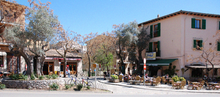
%> input picture Coursework_2/images/townNoisy_sigma5.png, 220 x 97 px, shrunk from 769 x 338 before the run; the run also reads 1 picture not shown here
$ octave coursework_Image_Gen.m   (GNU Octave 9; MATLAB toolbox functions it lacks are replaced by stand-ins)
%> lines starting %> are read from the running program, lines starting %| are printed output that depends on the picture
### Coursework_2/nonLocalMeans.m
function [result] = nonLocalMeans(image, sigma, h, patchSize, windowSize)

[paddedImage, paddingSize] = padImage(image, windowSize, patchSize);
%imshow(paddedImage);

[setOfOffsets, numberOfOffsets] = getSetOfOffsets(windowSize);
[lowerPatchOffset, upperPatchOffset] = getSetOfPatchOffsets(patchSize);

newImage = double(zeros(size(paddedImage)));
[paddedWidth,paddedHeight, ~] = size(paddedImage);
weightSumImage = double(zeros(paddedWidth,paddedHeight,1));

[imageWidth, imageHeight, ~] = size(image);
for windowXOffsetIndex = 1 : numberOfOffsets
    for windowYOffsetIndex = 1 : numberOfOffsets %Loops through window offsets.
        windowXOffset = setOfOffsets(windowXOffsetIndex);
        windowYOffset = setOfOffsets(windowYOffsetIndex);
        differenceImage = getDifferenceImage(paddedImage, windowXOffset, windowYOffset);
        integralImage = computeIntegralImage(differenceImage);
        disp(['Integral Image: ', num2str(windowYOffsetIndex + ((windowXOffsetIndex-1)*numberOfOffsets)), ' out of:',...
            num2str(numberOfOffsets*numberOfOffsets)]);
        for x = paddingSize-1 : imageWidth+paddingSize-1
            for y = paddingSize-1 : imageHeight+paddingSize-1 %Loops through every pixel in the image.
                patchLowerXPosition = x- lowerPatchOffset;
                patchLowerYPosition = y- lowerPatchOffset;
                patchUpperXPosition = x+ upperPatchOffset;
                patchUpperYPosition = y+ upperPatchOffset;

                patchDistance = getSumOfPatch(integralImage, patchLowerXPosition, patchLowerYPosition, patchUpperXPosition, patchUpperYPosition);

                pixelWeight = computeWeighting(patchDistance, h, sigma, patchSize);
                originalImageSample = paddedImage(x+windowXOffset,y+windowYOffset, :);
                weightedPixel = double(originalImageSample) * pixelWeight;
                newPixel = (newImage(x,y,:) + weightedPixel);
                newImage(x,y,:) = newPixel(:);
                weightSumImage(x,y) = weightSumImage(x,y) + pixelWeight;
            end
        end
    end
end

newImageInt = zeros(size(image), 'double');

for x = paddingSize : imageWidth+paddingSize-1
    for y = paddingSize : imageHeight+paddingSize-1
        currentNewImageSample = newImage(x,y,:);
        currentWeightSum = weightSumImage(x,y);
        currentNewImageSample = currentNewImageSample / currentWeightSum;
        newImageInt(x-paddingSize+1,y-paddingSize+1,:) = (currentNewImageSample(:));
    end
end
%imshow(newImage);
% imshow(newImageInt);
result = newImageInt;
end

function [lowerOffset, upperOffset] = getSetOfPatchOffsets(patchSize)
isPatchSizeEven = mod(patchSize, 2);

if(isPatchSizeEven == 0) %The search size is even.
    lowerOffset = (patchSize - 2) / 2;
    upperOffset = patchSize / 2;

else %The search size is odd.
    lowerOffset = (patchSize - 1) / 2;
    upperOffset = (patchSize - 1) / 2;

end

end

function [setOfOffsets, numberOfOffsets] = getSetOfOffsets(windowSize)

isSearchWindowSizeEven = mod(windowSize, 2);

%lowerOffset, upperOffset;

if(isSearchWindowSizeEven == 0) %The search size is even.
    lowerOffset = (windowSize - 2) / 2;
    upperOffset = windowSize / 2;

else %The search size is odd.
    lowerOffset = (windowSize - 1) / 2;
    upperOffset = (windowSize - 1) / 2;

end


setOfOffsets = -lowerOffset : upperOffset;
numberOfOffsets = lowerOffset+upperOffset + 1;


end

function [paddedImage, paddingSize] = padImage(image, windowSize, patchSize)

paddingSize = (windowSize+patchSize)*2;
[imageWidth, imageHeight, colours] = size(image);
paddedImage = zeros(imageWidth+paddingSize, imageHeight+paddingSize, colours, 'double');

for x = 1 : imageWidth+paddingSize
    for y = 1 : imageHeight+paddingSize
        positionXInOriginal = abs(x - (paddingSize/2))+1;
        positionYInOriginal = abs(y - (paddingSize/2))+1;

        if(positionXInOriginal > imageWidth)
            positionXInOriginal = imageWidth - (positionXInOriginal - imageWidth);
        end
        if(positionYInOriginal > imageHeight)
            positionYInOriginal = imageHeight - (positionYInOriginal - imageHeight);
        end
        currentImageSample = image(positionXInOriginal, positionYInOriginal, :);
        paddedImage(x,y, :) = currentImageSample;
    end
end
paddingSize = paddingSize/2;
end

% [40 lines left out: functions getDifferenceImage, getSumOfPatch, not called in this run]

### Coursework_2/coursework_Image_Gen.m
patchSizes = 1:1:10;
sigmas = (5/256):(5/256):(50/256)
decays = 0.1:0.1:1.0; %decay parameter
windowSizes = 8:1:18;
%TODO - Read an image (note that we provide you with smaller ones for
%debug in the subfolder 'debug' int the 'image' folder);
%Also unless you are feeling adventurous, stick with non-colour
%images for now.
%NOTE: for each image, please also read its CORRESPONDING 'clean' or
%reference image. We will need this later to do some analysis
%NOTE2: the noise level is different for each image (it is 20, 10, and 5 as
%indicated in the image file names)
cd(fileparts(mfilename('fullpath')))
imageNoisy = im2double(imread(['images/debug/','townNoisy_sigma5.png']));
imageNoisy = rgb2gray(imageNoisy);
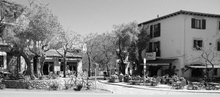
%> imageNoisy: size 97x220 double; min 0, max 1, mean 0.53
figure;
imshow(imageNoisy);
imageReference = im2double(imread(['images/debug/','townReference.png']));
imageReference = rgb2gray(imageReference);
%> imageReference: size 97x220 double

for index = 1 : 10
    sigma = sigmas(index);
    h = decays(index);
    patchSize = patchSizes(index);
    windowSize = windowSizes(index);
%> (the run ends here)
